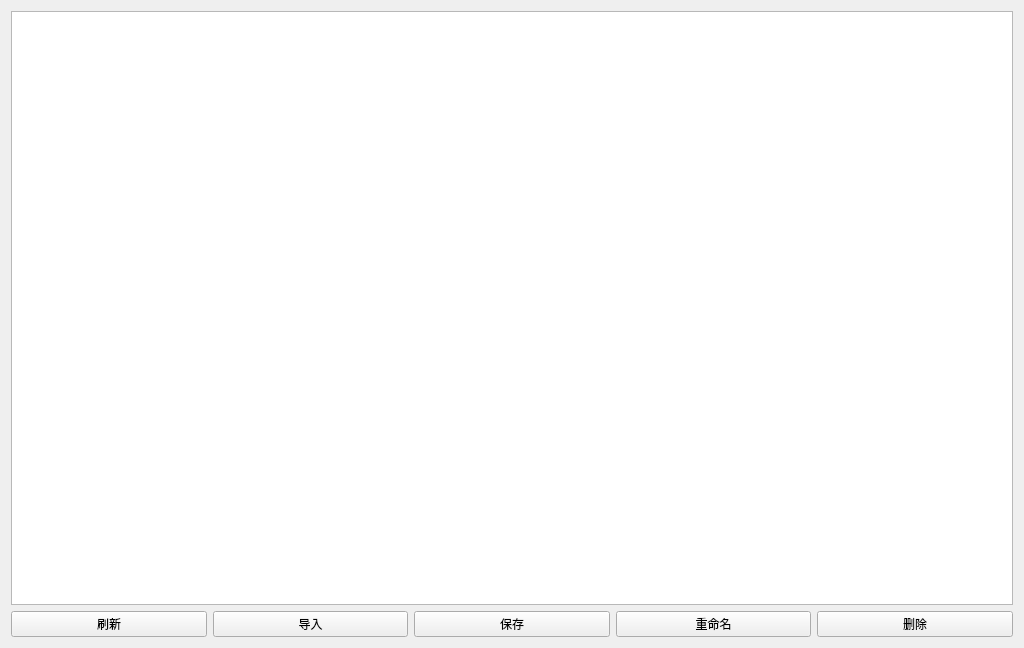
<?xml version="1.0" encoding="UTF-8"?>
<ui version="4.0">
 <class>MySvmSampleClass</class>
 <widget class="QWidget" name="MySvmSampleClass">
  <property name="geometry">
   <rect>
    <x>0</x>
    <y>0</y>
    <width>1024</width>
    <height>648</height>
   </rect>
  </property>
  <property name="windowTitle">
   <string notr="true">Form</string>
  </property>
  <layout class="QVBoxLayout" name="verticalLayout">
   <item>
    <widget class="QListWidget" name="FileListWidget"/>
   </item>
   <item>
    <layout class="QHBoxLayout" name="horizontalLayout">
     <item>
      <widget class="QPushButton" name="svmrefreshBtn">
       <property name="text">
        <string>刷新</string>
       </property>
      </widget>
     </item>
     <item>
      <widget class="QPushButton" name="svmimportBtn">
       <property name="text">
        <string>导入</string>
       </property>
      </widget>
     </item>
     <item>
      <widget class="QPushButton" name="svmsaveBtn">
       <property name="text">
        <string>保存</string>
       </property>
      </widget>
     </item>
     <item>
      <widget class="QPushButton" name="svmrenameBtn">
       <property name="text">
        <string>重命名</string>
       </property>
      </widget>
     </item>
     <item>
      <widget class="QPushButton" name="svmdeleteBtn">
       <property name="text">
        <string>删除</string>
       </property>
      </widget>
     </item>
    </layout>
   </item>
  </layout>
 </widget>
 <resources/>
 <connections/>
</ui>
